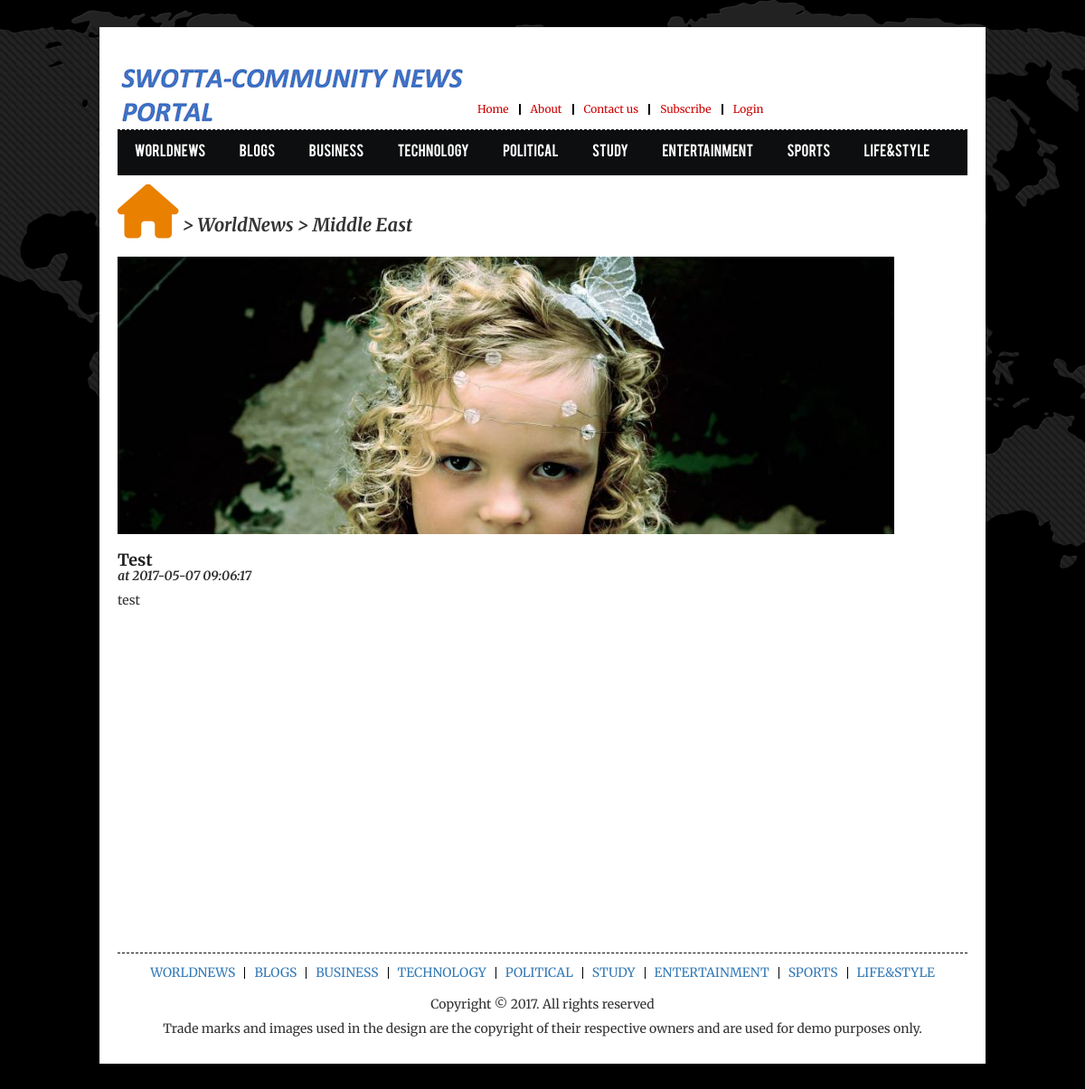
Page /newsdetails.php?cname=WorldNews&scname=Middle East&cid=1&scid=2&pid=28 on the committed database.
### tables this page shows
CREATE TABLE `category` (
  `id` int(20) NOT NULL,
  `name` varchar(500) NOT NULL
);

CREATE TABLE `content` (
  `id` int(30) NOT NULL,
  `scid` int(20) NOT NULL,
  `cid` int(11) NOT NULL,
  `head` text NOT NULL,
  `body` mediumtext NOT NULL,
  `createdat` timestamp NOT NULL DEFAULT CURRENT_TIMESTAMP,
  `image` text NOT NULL,
  `readcount` int(11) DEFAULT '0'
);

### php/allFunctions.php (called while the page is built, shortened)
<?php
include "php/dbConnection.php";
  function getCategory(){
    global $connection;
    $query = "SELECT * FROM category";
    $result = mysqli_query($connection, $query);
    return $result;
  }
  function getSpecific($pid){
     global $connection;
    $query = "SELECT * FROM content WHERE id='$pid'";
    return mysqli_query($connection, $query);
  }
?>

### newsdetails.php (the view, shortened to what this page needs)
<?php
include_once('php/allFunctions.php');
$cname = $_GET['cname'];
$scname = $_GET['scname'];
$pid= null;
if(isset($_GET['pid'])){
  $pid = $_GET['pid'];
}
if (session_status() == PHP_SESSION_NONE) {
   $catresult = getCategory();
}
?>
<!DOCTYPE html>
<html>
<head>
<link rel="stylesheet" type="text/css" href="assets/font/font.css">
<link rel="stylesheet" type="text/css" href="https://maxcdn.bootstrapcdn.com/bootstrap/3.3.7/css/bootstrap.min.css" media="screen" />
<link rel="stylesheet" type="text/css" href="assets/css/style.css" media="screen" />
<link rel="stylesheet" type="text/css" href="assets/css/newsdetails.css" media="screen" />
<link rel="stylesheet" type="text/css" href="assets/css/myStyle.css" media="screen" />
<link rel="stylesheet" type="text/css" href="assets/css/responsive.css" media="screen" />
<link rel="stylesheet" type="text/css" href="assets/css/jquery.bxslider.css" media="screen" />
<link rel="stylesheet" type="text/css" href="assets/css/contact.css">
</head>
<body>
<div class="body_wrapper">
  <div class="center">
    <div class="header_area">
      <div class="logo floatleft"><a href="#"><img src="images/logo12.png" alt="" /></a></div>
      <br>
      <br>
      <br>
      <br>
      <span class="top_menu">
        <ul>
          <li><a href="index.php">Home</a></li>
          <li><a href="#">About</a></li>
          <li><a href="contact.php">Contact us</a></li>
          <li><a href="newsletters.php">Subscribe</a></li>
            <?php
          if(isset($_SESSION['email'])){
                $email=$_SESSION['email'];
                if(isset($_SESSION['admin'])){
                  print('<li><a href="admin.php">Admin</a></li>');
                }
                  print('<li><a href="logout.php">Logout</a></li>');
              }
               else {
                print('<li><a href="login.php">Login</a></li>');
             }
        ?>
        </ul>
      </span>
   </div>
     <div class="main_menu_area">
                <ul id="nav">
    <?php
             while ($cat=mysqli_fetch_assoc($catresult)) {
                  printf('<li><a href="allnews.php?catname=%s&cid=%s">%s</a>
                    <ul> ',$cat['name'],$cat['id'], $cat['name']);
                  $scatresult = getSubCategory($cat['id']);
                  while($scat=mysqli_fetch_assoc($scatresult)){
                        printf('<li><a href="newsdetails.php?cname=%s&scname=%s&cid=%s&scid=%s">%s</a></li>',$cat['name'],$scat['name'],$cat['id'],$scat['id'], $scat['name']);
                    }
                      print('</ul>
                  </li>');
             }
        ?>
      </ul>
    </div>
	      <section class="bodysection">
	           <div class="bodyhead">
					<span>
						<i class="fa fa-home fa-3x"></i>
						<?php echo " > ".$cname." > ".$scname; ?>
					</span>
	           </div>
              <div class="contentcontainer">
					      <?php
                      if(isset($pid)){
                           $r = getSpecific($pid);
                           $specific = mysqli_fetch_assoc($r);
                           printf('
                            <div class="row">
                                <div class="col col-md-11">');
                                   if(!empty($specific['image'])){
                                            printf('<img src="%s" >', $specific['image']);
                                         }
                                         printf('
                                          <h3 class="text-capitalize">%s</h3>
                                          <p class="created">at %s</p>
                                        <div class="newsbody">
                                          %s
                                        </div>', $specific['head'], $specific['createdat'], $specific['body']);
                               printf(' </div>
                                <div class="col col-md-1">
                                </div>
                                </div>');
                              }
					      ?>
              </div>
	      </section>
       <div style="border-top: 1px dashed black; margin-top: 50px;"></div>
     <div class="footer_bottom_area">
      <div class="footer_menu">
        <ul id="f_menu">
          <?php
           $catforfooter = getCategory();
             while ($cat=mysqli_fetch_assoc($catforfooter)) {
                  printf('<li><a href="allnews.php?catname=%s&cid=%s">%s</a></li>',$cat['name'],$cat['id'],$cat['name']);
             }
        ?>
        </ul>
      </div>
      <div class="copyright_text">
        <p>Copyright &copy; 2017. All rights reserved </p>
        <p>Trade marks and images used in the design are the copyright of their respective owners and are used for demo purposes only.</p>
      </div>
    </div>
     </div>
  </div>
</body>
</html>

### assets/css/style.css (style rules this page uses)
* { margin:0; padding:0 }
body { font-family:Arial; line-height:13px; background:url("images/site_bg.png") top center no-repeat fixed #000; min-height: 100vh; }
a { text-decoration:none }
h3 { color:#202021; font-size:12px; font-weight:bold; margin-bottom:2px; line-height:18px; }
img { max-width:100%; height:auto }
.floatleft { float:left }
.center { min-height: 100vh; width:980px; display:block; margin:0 auto; padding:20px; background:#fff; transition:all 1.3s ease 0s; -moz-transition:all 1.3s ease 0s; -webkit-transition:all 1.3s ease 0s; -o-transition:all 1.3s ease 0s; -ms-transition:all 1.3s ease 0s }
div { overflow:hidden }
#nav { display:block }
#f_menu { display:block }
.body_wrapper { min-height: 100vh; background:url("images/body_bg.png") repeat; margin-top:30px; margin-bottom:30px }
.logo { margin-top:20px }
.top_menu { margin-left:60px; margin-top:60px; width:330px }
.top_menu ul { list-style:none outside none; margin:0; padding:0 }
.top_menu ul li { float:left; border-right:2px solid #000 }
.top_menu ul li:last-child { border-right:none }
.top_menu ul li a { color:#CF0000; display:block; font-size:12px; padding:0 11px; line-height:12px }
.main_menu_area { overflow: visible; background:#0D0E0F; min-height: 50px; }
.main_menu_area ul { margin:0; padding:0; list-style:none }
.main_menu_area ul li { float:left; position:relative }
.main_menu_area ul li a { color:#FFF; display:block; font-family:'bebasregular'; font-size:15px; padding:18px 18.7px }
.footer_bottom_area { text-align: center; margin-top:15px }
.footer_menu { margin-bottom:20px }
.footer_menu ul { margin:0; padding:0; list-style:none }
.footer_menu ul li { border-right:1px solid #000; display:inline }
.footer_menu ul li:last-child { border-right:none }
.footer_menu ul li a { display:inline-block; padding:0 10px }
.copyright_text { line-height:17px; text-align:center }
.bodysection { min-height: 100vh; }

### assets/css/newsdetails.css (style rules this page uses)
.bodysection { margin-top: 10px; }
.bodyhead { height: 80px; width: 100%; }
.bodyhead i { color: #e98000; }
.contentcontainer h3 { font-size: 18px; }
.bodyhead span { font-size: 20px; font-weight: bold; font-style: italic; }
.created { font-weight: bold; font-style: italic; }
img { max-width: 100%; max-height: 380px; }
.newsbody { line-height: 20px; }

### assets/css/myStyle.css (style rules this page uses)
.header_area { border-bottom: 0.5px dashed black; }

### assets/css/contact.css (style rules this page uses)
html, body { font-family: 'Merriweather', sans-serif; }

### rows in the picture
category: name "WORLDNEWS"
category: name "BLOGS"
category: name "BUSINESS"
category: name "TECHNOLOGY"
category: name "POLITICAL"
category: name "STUDY"
category: name "ENTERTAINMENT"
category: name "SPORTS"
category: name "LIFE&STYLE"
content: image (picture), head "Test", createdat "2017-05-07 09:06:17", body "test"

### other values in the picture
$cname "WorldNews"
$scname "Middle East"
